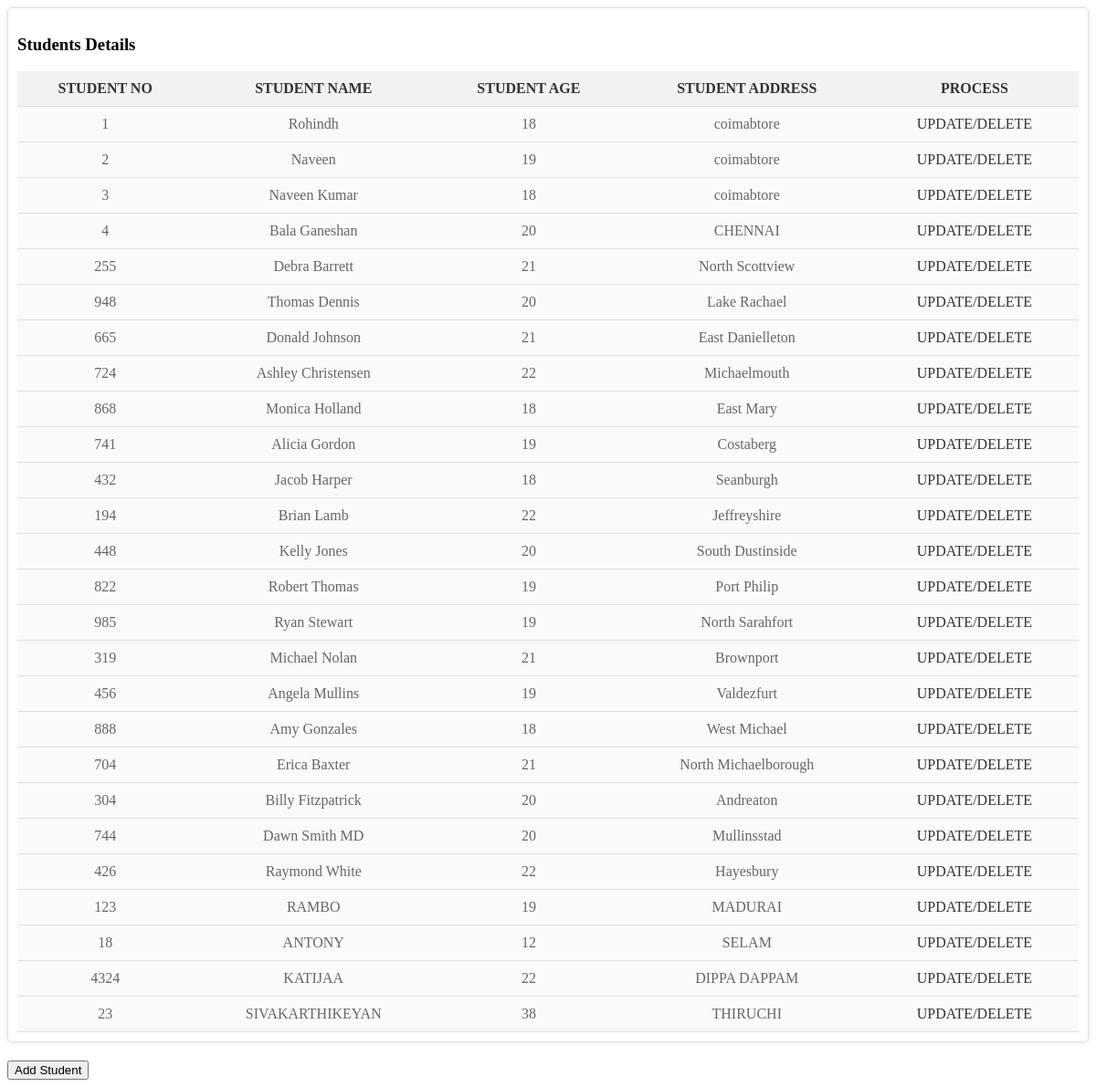
/check/, run on the app's committed database.
### crudApp/models.py (models this page shows)
class Student(models.Model):
    Sno=models.IntegerField()
    Sname=models.CharField(max_length=25)
    Sage=models.IntegerField()
    Sadrs=models.CharField(max_length=200)

### crudApp/views.py (the view)
# urls.py: path('check/',views.retrieve_view),
def retrieve_view(request):
    student=Student.objects.all()
    return render(request,'crudApp/index.html',{'student':student})

### templates/crudApp/index.html (shortened to what this page needs)
{% extends 'crudApp/base.html' %}
{% block content %}
    <div class="student-table">
        <h3>Students Details</h3>
        <table>
            <tr>
                <th>STUDENT NO</th>
                <th>STUDENT NAME</th>
                <th>STUDENT AGE</th>
                <th>STUDENT ADDRESS</th>
                <th>PROCESS</th>
            </tr>
            {% for st in student %}
                <tr>
                    <td>{{ st.Sno }}</td>
                    <td>{{ st.Sname }}</td>
                    <td>{{ st.Sage }}</td>
                    <td>{{ st.Sadrs }}</td>
                    <td><a href='/update/{{st.id}}'>UPDATE<a/><a href='/delete/{{st.id}}'>/DELETE<a/></td>
                </tr>
            {% endfor %}
        </table>
    </div>
    <a href="/create"><button type='button'>Add Student</button></a>
{% endblock %}

### templates/crudApp/base.html
<html>
    {% load static %}
<body>
    {% block content%}
    {% endblock %}
</body>
    </html>

### templates/crudApp/index.html (style rules this page uses)
.student-table { border: 1px solid #e0e0e0; border-radius: 5px; padding: 10px; margin-bottom: 20px; box-shadow: 0 0 5px rgba(0, 0, 0, 0.1); }
.student-table table { width: 100%; border-collapse: collapse; }
.student-table th, .student-table td { padding: 10px; border-bottom: 1px solid #e0e0e0; text-align: center; }
.student-table th { background-color: #f2f2f2; font-weight: bold; color: #333; }
.student-table td { background-color: #fafafa; color: #666; }
.student-table a { text-decoration: none; color: #333; transition: color 0.3s ease; }

### data on the page
Student: Sno "1", Sname "Rohindh", Sage "18", Sadrs "coimabtore"
Student: Sno "2", Sname "Naveen", Sage "19", Sadrs "coimabtore"
Student: Sno "3", Sname "Naveen Kumar", Sage "18", Sadrs "coimabtore"
Student: Sno "4", Sname "Bala Ganeshan", Sage "20", Sadrs "CHENNAI"
Student: Sno "255", Sname "Debra Barrett", Sage "21", Sadrs "North Scottview"
Student: Sno "948", Sname "Thomas Dennis", Sage "20", Sadrs "Lake Rachael"
Student: Sno "665", Sname "Donald Johnson", Sage "21", Sadrs "East Danielleton"
Student: Sno "724", Sname "Ashley Christensen", Sage "22", Sadrs "Michaelmouth"
Student: Sno "868", Sname "Monica Holland", Sage "18", Sadrs "East Mary"
Student: Sno "741", Sname "Alicia Gordon", Sage "19", Sadrs "Costaberg"
Student: Sno "432", Sname "Jacob Harper", Sage "18", Sadrs "Seanburgh"
Student: Sno "194", Sname "Brian Lamb", Sage "22", Sadrs "Jeffreyshire"
Student: Sno "448", Sname "Kelly Jones", Sage "20", Sadrs "South Dustinside"
Student: Sno "822", Sname "Robert Thomas", Sage "19", Sadrs "Port Philip"
Student: Sno "985", Sname "Ryan Stewart", Sage "19", Sadrs "North Sarahfort"
Student: Sno "319", Sname "Michael Nolan", Sage "21", Sadrs "Brownport"
Student: Sno "456", Sname "Angela Mullins", Sage "19", Sadrs "Valdezfurt"
Student: Sno "888", Sname "Amy Gonzales", Sage "18", Sadrs "West Michael"
Student: Sno "704", Sname "Erica Baxter", Sage "21", Sadrs "North Michaelborough"
Student: Sno "304", Sname "Billy Fitzpatrick", Sage "20", Sadrs "Andreaton"
Student: Sno "744", Sname "Dawn Smith MD", Sage "20", Sadrs "Mullinsstad"
Student: Sno "426", Sname "Raymond White", Sage "22", Sadrs "Hayesbury"
Student: Sno "123", Sname "RAMBO", Sage "19", Sadrs "MADURAI"
Student: Sno "18", Sname "ANTONY", Sage "12", Sadrs "SELAM"
Student: Sno "4324", Sname "KATIJAA", Sage "22", Sadrs "DIPPA DAPPAM"
Student: Sno "23", Sname "SIVAKARTHIKEYAN", Sage "38", Sadrs "THIRUCHI"
